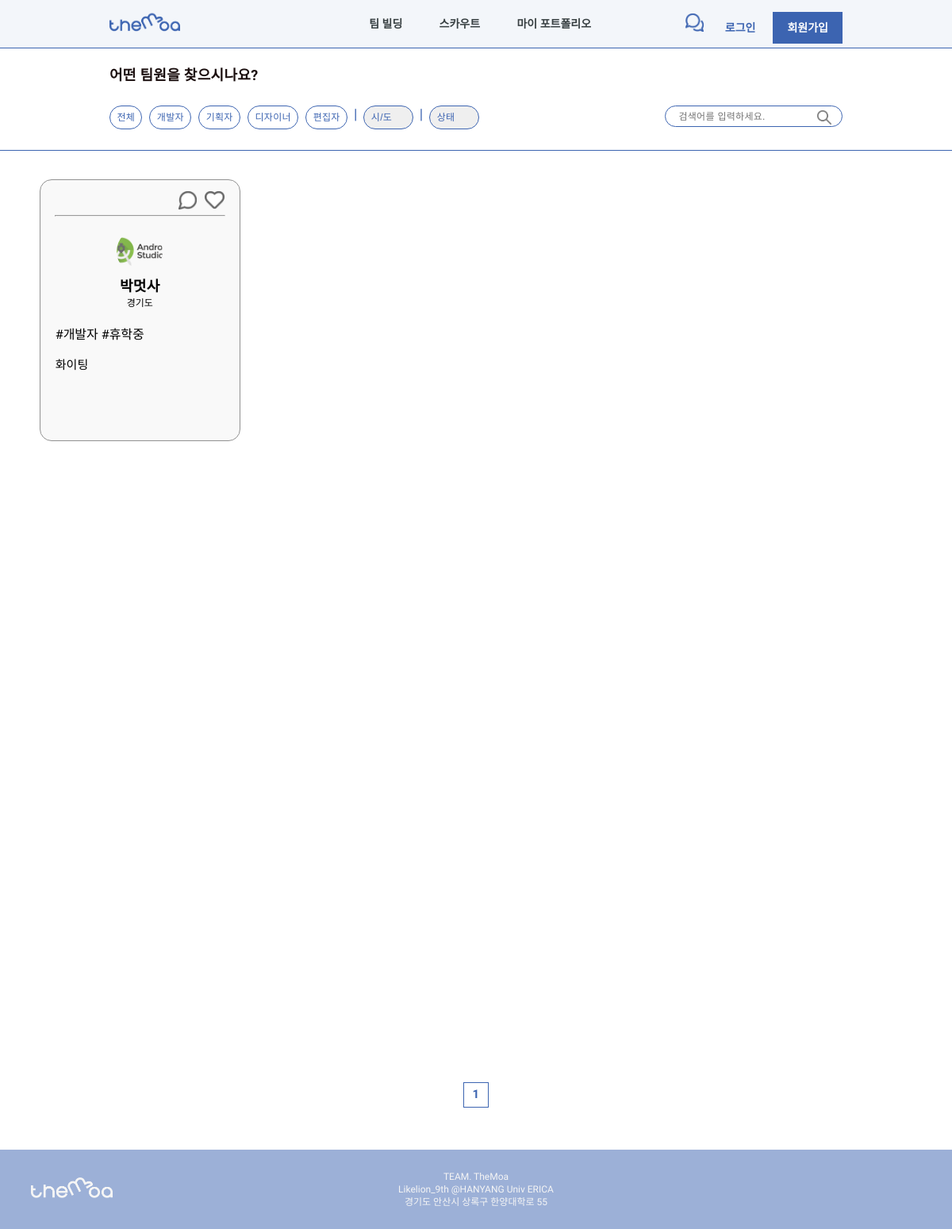
Before: /scout/Developer with the older database file.
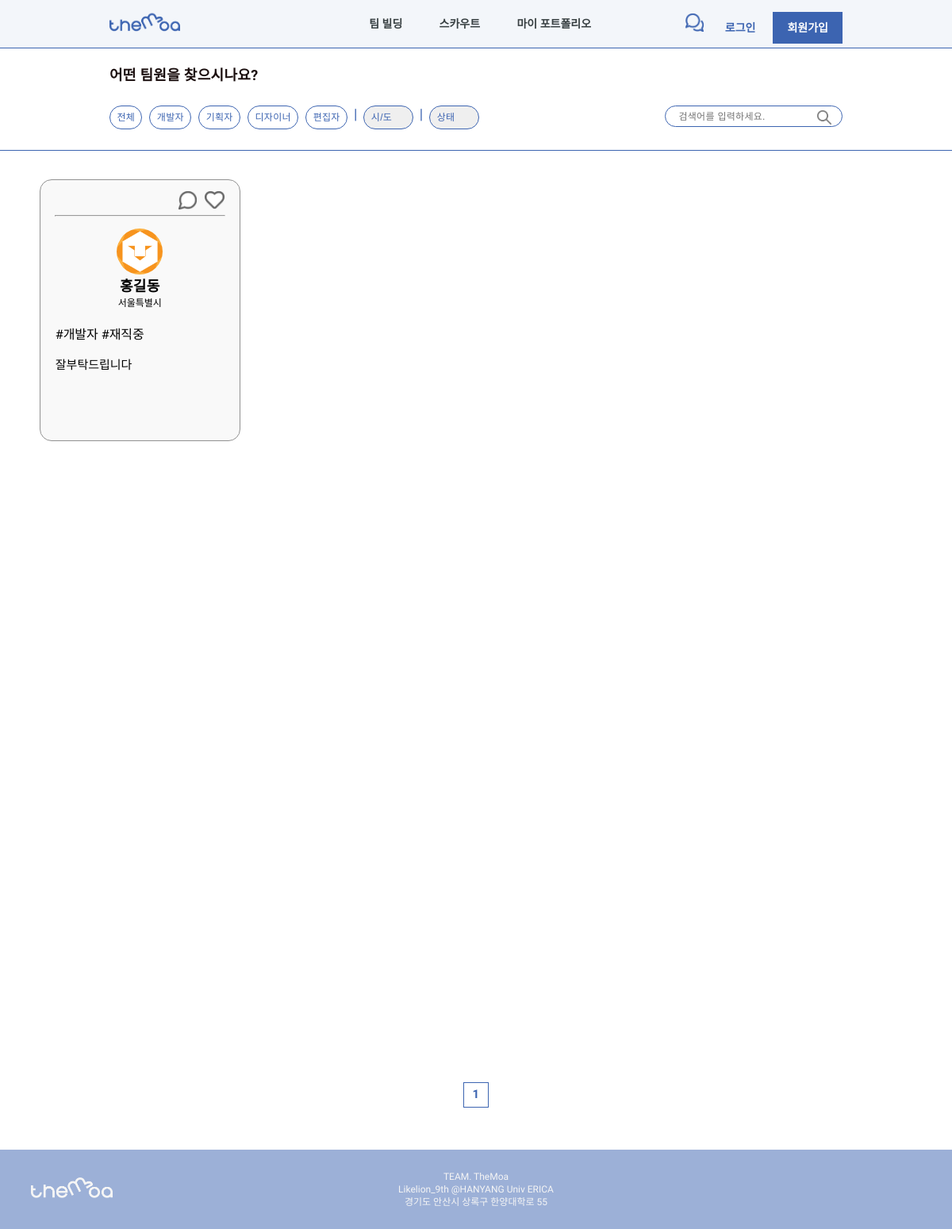
After: the same page with the newer database file.
### users/models.py (models this page shows)
class User(AbstractUser):
    image = models.ImageField(default="image/users/none/profile_default.png", upload_to="image/users" , blank=True, null=False)
    name = models.CharField(default='', max_length=300)
    birth_date = models.DateField(default=timezone.now)
    address_sido = models.CharField(default='', choices=LOCATE_CHOICES, max_length=200)
    address_gungu = models.CharField(default='', max_length=200)
    career = models.CharField(default='0', max_length=200, choices=CAREER_CHOICES)
    state = models.CharField(default='', blank=True, null=False, max_length=200, choices=STATE_CHOICES)
    role = MultiSelectField(default='Etc', choices=ROLE_CHOICES, max_choices=4, max_length=200)
    intro = models.TextField(default="", blank=True, null=False)

### scout/views.py (the view)
# urls.py: path('<str:input_role>', user_search, name='user_search'),
def user_search(request, input_role):
    current_user = None
    if request.user.id:
        current_user = User.objects.get(pk=request.user.id)
    results = User.objects.filter(Q(role__icontains=input_role)).order_by('-id')
    max_index = len(results) / LIST_RANGE
    paginator = Paginator(results, LIST_RANGE)
    page = request.GET.get('page')
    users = paginator.get_page(page)
    current_page = int(page) if page else 1
    start_index = int((current_page - 1) / PAGE_RANGE) * PAGE_RANGE
    end_index = start_index + PAGE_RANGE
    if end_index >= max_index:
        end_index = max_index
    page_range = []
    for index in range(int(start_index), int(end_index) + 1):
        page_range.append(index + 1)
    context = {
        'current_user':current_user,
        'users':users,
        'page_range':page_range,
    }
    return render(request, 'scout/user_search.html', context)

### templates/scout/user_search.html (shortened to what this page needs)
{% extends 'scout/user.html' %}
    {% block extrahead %}
    {% load static %}
        <link rel="stylesheet" href="{% static 'css/base.css' %}">
        <link rel="stylesheet" href="{% static 'css/team_build/team_build.css' %}">
        <link rel="stylesheet" href="{% static 'css/scout/user.css' %}">
    {% endblock %}
    {% block users %}
        {% for user_instance in users %}
        <div class="user-card" onclick="location.href='/portfolio/{{user_instance.id}}'">
            <div class="card-nav">
                <a href="{% url 'chat:create_chat_room' user.id user_instance.id %}">
                    <div class="chat" style="background-image: url('../../static/img/scout/chat.png');"></div>
                </a>
                <a href="{% if user.is_authenticated %} {% url 'scout:user_like' user_instance.id %} {% else %} {% url 'users:login' %} {% endif %}">
                    <div class="wish" style="background-image: url('../../static/img/scout/like.png');"></div>
                </a>
            </div>
            <hr>
            <img class="user-img" src="../../media/{{user_instance.image}}" alt="프로필 사진">
            <div class="user-name">
                {{user_instance.name}}
            </div>
            <div class="user-address">
                {{user_instance.get_address_sido_display}}
            </div>
            <div class="card-content">
                <p class="user-info">
                    <br>
                    #{{user_instance.get_role_display}} #{{user_instance.get_state_display}}
                    <br><br>
                </p>
                <div class="user-intro">
                    {{user_instance.intro}}
                </div>
            </div>
        </div>
        {% endfor %}
    {% endblock %}

### templates/scout/user.html (shortened to what this page needs)
{% extends '../base.html' %}
        {% block extrahead %}
        {% load static %}
        {% endblock %}
    {% block content %}
    <div>
        <div class="search-box">
            <div class="search-container">
                <p>어떤 팀원을 찾으시나요?</p>
                <div class="search-wrapper">
                    <a href="{% url 'scout:user' %}">전체</a>
                    <a href="{% url 'scout:user_search' 'Developer' %}">개발자</a>
                    <a href="{% url 'scout:user_search' 'Planner' %}">기획자</a>
                    <a href="{% url 'scout:user_search' 'Designer' %}">디자이너</a>
                    <a href="{% url 'scout:user_search' 'Editor' %}" style="margin-right: 0;">편집자</a>
                    <div class="stick">|</div>
                    <select name="" id="" onchange="location.href='/scout/search_text/'+this.value">
                        <option value="">시/도</option>
                    </select>
                    <div class="stick">|</div>
                    <select name="" id="" onchange="location.href='/scout/search_text/'+this.value">
                        <option value="">상태</option>
                    </select>
                    <div class="form">
                        <input type="text" name="input-text" placeholder="검색어를 입력하세요.">
                        <button onclick="search()"></button>
                    </div>
                </div>
            </div>
        </div>
        <div class="users-container">
        {% block users %}{% endblock %}
        </div>
        <div class="page-container">
            <div class="page-wrapper">
                {% for page in page_range %}
                    <a class="page-box" href="?page={{page}}">{{page}}</a>
                {% endfor %}
            </div>
        </div>
    </div>
    {% endblock %}

### templates/base.html (shortened to what this page needs)
<!DOCTYPE html>
<html lang="en">
<head>
    {% load static %}
    <link rel="stylesheet" href="../../../static/css/base.css">
    {% block extrahead %}
    {% endblock %}
</head>
<body>
    <header>
        <nav class="nav-container">
            <ul class="nav-wrapper">
                <li class="logo">
                    <a href="{% url 'main:main' %}">
                        <div class="logo-img" style="background-image: url('../../../static/img/logo.png');"></div>
                    </a>
                </li>
                <li class="url-container">
                    <a href="{% url 'team_build:team_build' %}">팀 빌딩</a>
                    <a href="{% url 'scout:user' %}">스카우트</a>
                    <a href="{% if user.is_authenticated %} {% url 'mypf:profile' user.id %} {% else %} {% url 'users:login' %} {% endif %}">마이 포트폴리오</a>
                </li>
                <li class="{% if user.is_authenticated %} user-container {% endif %}">
                    <a href="{% if user.is_authenticated %} {% if user.is_authenticated %} {% url 'chat:index' %} {% else %} {% url 'users:login' %} {% endif %} {% else %} {% url 'users:login' %} {% endif %}">
                        {% if user.is_anonymous %}
                        <div class="chat-img anonymous"></div>
                        {% else %}
                        <div class="chat-img"></div>
                        {% endif %}
                    </a>
                    {% if user.is_authenticated %}
                    <div class="profile-img"></div>
                    <a class="user-name"href="{% url 'mypage:mypage' user.id %}">{{user.name}}</a>
                    <a class="logout" href="{% url 'users:logout' %}">로그아웃</a>
                    {% else %}
                    <a class="btn login" href="{% url 'users:login' %}">로그인</a>
                    <a class="btn signup" href="{% url 'users:signup' %}">회원가입</a>
                    {% endif %}
                </li>
            </ul>
        </nav>
    </header>
    {% block content %}
    {% endblock %}
    <footer>
        <div>
            <div class="footer-img" style="background-image: url('../static/img/footer_logo.png');"></div>
        </div>
        <div>
            <p>TEAM. TheMoa <br>
                Likelion_9th @HANYANG Univ ERICA <br>
                경기도 안산시 상록구 한양대학로 55</p>
        </div>
    </footer>
</body>
</html>

### static/css/base.css (style rules this page uses)
body, html { margin: 0; padding : 0; font-family: 'Mulish', sans-serif; }
a { text-decoration: none; }
.nav-container { display: flex; align-items: center; justify-content: center; background-color: #F3F6FA; width: 100%; height: 60px; }
.logo { float: left; }
.logo-img { width: 116px; height: 32px; background-repeat: no-repeat; background-size: contain; }
.nav-wrapper { display: flex; align-items: center; justify-content: space-between; width: 77vw; height: 42px; padding: 0; margin: 0; list-style-type: none; }
.url-container { display: flex; justify-content: space-between; width: 280px; margin: 0 0 0 10%; }
.url-container > a { overflow: hidden; text-overflow: ellipsis; display: -webkit-box; -webkit-line-clamp: 1; -webkit-box-orient: vertical; word-wrap: break-word; color: #373F41; font-weight: 600; font-size: 14px; line-height: 18px; }
.chat-img { width: 23px; height: 23px; margin-right: 20px; background-image: url('../img/nav_chat.png'); background-repeat: no-repeat; background-size: cover; }
.anonymous { display: inline-block; margin-right: 5px; }
.btn { width: 89px; height: 42px; padding: 12px 18px; font-weight: bold; font-size: 14px; line-height: 18px; }
.login { color: #3C64B1; }
.signup { color: #FFFFFF; background: #3C64B1; }
footer { display: flex; align-items: center; width: 100%; height: 100px; background: #9CB0D7; }
footer > div { display: flex; align-items: center; justify-content: center; float: left; height: 100%; text-align: center; }
footer > div:first-child { width: 15%; }
footer > div:nth-child(2) { width: 70%; font-size: 12px; line-height: 16px; color: #F5F5F5; }
.footer-img { margin: auto; width: 103px; height: 29px; background-size: contain; background-repeat: no-repeat; }

### static/css/team_build/team_build.css (style rules this page uses)
* { margin: 0; padding: 0; }
.logo-img { background-image: url('../../img/logo.png'); }
select { -webkit-appearance: none; -moz-appearance: none; appearance: none; border: none; outline: none; }
.search-box { height: 16vh; border: 1px solid #3C64B1; border-left: 0; border-right: 0; display: flex; align-items: center; }
.search-container { width: 77vw; height: 9.4vh; margin: auto; display: flex; flex-direction: column; justify-content: space-between; }
.search-container > p { font-weight: 600; font-size: 1.5vw; line-height: 1.25vw; letter-spacing: 0.3px; color: #1a0e0e; }
.search-wrapper { width: 100%; }
.search-wrapper > a { float: left; margin-right: 9px; padding: 0.8vh 0.7vw; border: 1px solid #3C64B1; border-radius: 20px; font-weight: 200; font-size: 1vw; line-height: 1.2vw; letter-spacing: 0.3px; color: #3C64B1; }
.stick { float: left; padding: 0 8px; font-size: 1.5vw; color: #3C64B1; }
select { display: block; float: left; width: 5.2vw; padding: 0.8vh 0.7vw; border: 1px solid #3C64B1; border-radius: 20px; font-weight: 200; font-size: 1vw; line-height: 1.2vw; letter-spacing: 0.3px; color: #3C64B1; cursor: pointer; }
.page-container { display: flex; justify-content: center; }
.page-wrapper { text-align: center; margin: 6.6vh 0; }
.page-box { float: left; width: 20px; height: 20px; padding: 5px; background: #FFFFFF; border: 1px solid #3C64B1; font-weight: bold; font-size: 15px; letter-spacing: 0.3px; color: #3C64B1; }

Changed rows visible on the page:
removed User: image (picture), name "박멋사", address_sido "경기도", role "개발자", state "휴학중", intro "화이팅"
added User: image (picture), name "홍길동", address_sido "서울특별시", role "개발자", state "재직중", intro "잘부탁드립니다"
